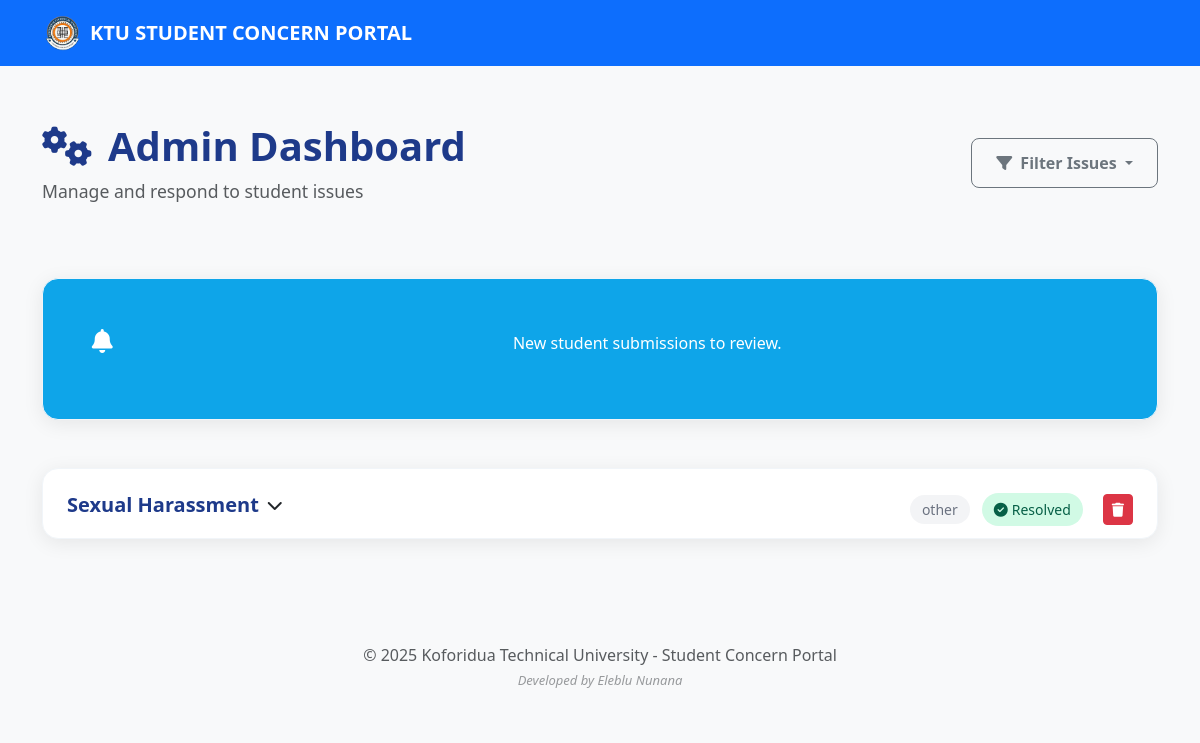
The app's page /admin/dashboard with its own data.
### tables this page shows
CREATE TABLE issues (
    id INTEGER PRIMARY KEY AUTOINCREMENT,
    student_id INTEGER NOT NULL,
    subject TEXT NOT NULL,
    category TEXT NOT NULL,
    message TEXT NOT NULL,
    status TEXT NOT NULL DEFAULT 'pending' CHECK (status IN ('pending', 'in_progress', 'resolved')),
    response TEXT,
    created_at TIMESTAMP DEFAULT CURRENT_TIMESTAMP,
    FOREIGN KEY (student_id) REFERENCES users (id)
);

### admin_routes.py (the view)
@admin_bp.route('/admin/dashboard')
def admin_dashboard():
    from app import parse_datetime
    conn = get_db_connection()
    issues = conn.execute('SELECT issues.*, users.username FROM issues JOIN users ON issues.student_id = users.id ORDER BY issues.created_at DESC').fetchall()
    conn.close()
    return render_template('admin_dashboard.html', issues=issues, parse_datetime=parse_datetime)

### admin_routes.py (called while the page is built)
def get_db_connection():
    conn = sqlite3.connect('university_issues.db')
    conn.row_factory = sqlite3.Row
    return conn

### app.py (called while the page is built, shortened)
def parse_datetime(date_string):
    if not date_string:
        return 'Unknown date'
    try:
        dt = datetime.strptime(date_string, '%Y-%m-%d %H:%M:%S')
        return dt.strftime('%B %d, %Y at %I:%M %p')
    except:
        return date_string

@app.before_request
def load_logged_in_user():
    username = session.get('username')
    if username is None:
        g.user = None

### templates/admin_dashboard.html (shortened to what this page needs)
{% extends "base.html" %}
{% block content %}
<div class="dashboard-container">
    <div class="dashboard-header">
        <div class="d-flex justify-content-between align-items-center">
            <div>
                <h1 class="dashboard-title">
                    <i class="fas fa-cogs me-3"></i>Admin Dashboard
                </h1>
                <p class="dashboard-subtitle text-muted">Manage and respond to student issues</p>
            </div>
<div class="header-actions d-none d-md-block">
    <div class="btn-group">
        <button type="button" class="btn btn-outline-secondary dropdown-toggle" data-bs-toggle="dropdown">
            <i class="fas fa-filter me-2"></i>Filter Issues
        </button>
    </div>
</div>
        </div>
    </div>
    <div class="row g-4 mb-5">
        <div class="col-12 notification-card">
            <div class="stat-card bg-info text-white d-flex align-items-center justify-content-center w-100">
                <div class="stat-card-content d-flex align-items-center justify-content-center w-100">
                    <div class="stat-icon me-3">
                        <i class="fas fa-bell"></i>
                    </div>
                    <div class="text-center w-100">
                        <p class="mb-0">New student submissions to review.</p>
                    </div>
                </div>
            </div>
        </div>
    </div>
    <div class="admin-issues-container">
        {% if issues %}
            {% for issue in issues %}
            <div class="admin-issue-card">
            <div class="admin-issue-header" data-bs-toggle="collapse" data-bs-target="#collapseIssue{{ issue.id }}" aria-expanded="false" aria-controls="collapseIssue{{ issue.id }}" style="cursor: pointer;">
                <div class="issue-info d-flex align-items-center">
                    <h4 class="admin-issue-title mb-0 me-2">{{ issue.subject }}</h4>
                    <i class="fas fa-chevron-down ms-auto toggle-icon"></i>
                </div>
                <div class="issue-meta">
                    <span class="category-badge">{{ issue.category }}</span>
                    {% if issue.status == 'pending' %}
                        <span class="status-badge pending">
                            <i class="fas fa-clock me-1"></i>Pending
                        </span>
                    {% elif issue.status == 'in_progress' %}
                        <span class="status-badge progress">
                            <i class="fas fa-cog me-1"></i>In Progress
                        </span>
                    {% elif issue.status == 'resolved' %}
                        <span class="status-badge resolved">
                            <i class="fas fa-check-circle me-1"></i>Resolved
                        </span>
                    {% endif %}
                    <button type="button" class="btn btn-danger btn-sm ms-2" data-bs-toggle="modal" data-bs-target="#deleteAdminModal{{ issue.id }}">
                        <i class="fas fa-trash"></i>
                    </button>
                </div>
            </div>
            </div>
            {% endfor %}
        {% endif %}
    </div>
</div>
{% endblock %}

### static/style.css (style rules this page uses)
:root { --ktu-primary: #1e3a8a; --ktu-secondary: #f59e0b; --ktu-accent: #059669; --ktu-orange: #ff6b35; --ktu-blue: #1a365d; }
body { font-family: 'Segoe UI', Tahoma, Geneva, Verdana, sans-serif; background-color: #f8f9fa; }
.btn { transition: all 0.2s ease-in-out; }
.bg-info { background-color: #0ea5e9 !important; }
.dashboard-container { padding: 2rem 0; }
.dashboard-header { margin-bottom: 3rem; padding-bottom: 1.5rem; border-bottom: 2px solid #f8f9fa; }
.dashboard-title { font-size: 2.5rem; font-weight: 700; color: var(--ktu-primary); margin-bottom: 0.5rem; }
.dashboard-subtitle { font-size: 1.1rem; margin-bottom: 0; }
.header-actions .btn { font-weight: 600; padding: 0.75rem 1.5rem; border-radius: 8px; transition: all 0.3s ease; }
.stat-card { background: white; border-radius: 16px; padding: 2rem; box-shadow: 0 4px 20px rgba(0, 0, 0, 0.08); border: 1px solid #f1f5f9; transition: all 0.3s ease; height: 100%; }
.stat-card-content { display: flex; align-items: center; gap: 1.5rem; margin-bottom: 1rem; }
.stat-icon { width: 60px; height: 60px; border-radius: 50%; display: flex; align-items: center; justify-content: center; font-size: 1.5rem; color: white; }
.issue-meta { display: flex; gap: 1rem; margin-bottom: 0.75rem; }
.status-badge { padding: 0.375rem 0.75rem; border-radius: 20px; font-size: 0.875rem; font-weight: 500; display: inline-flex; align-items: center; }
.status-badge.resolved { background: #d1fae5; color: #065f46; }
.category-badge { background: #f3f4f6; color: #6b7280; padding: 0.25rem 0.75rem; border-radius: 20px; font-size: 0.875rem; font-weight: 500; }
.admin-issues-container { display: flex; flex-direction: column; gap: 2rem; }
.admin-issue-card { background: white; border-radius: 16px; box-shadow: 0 4px 20px rgba(0, 0, 0, 0.08); border: 1px solid #f1f5f9; overflow: hidden; }
.admin-issue-header { display: flex; justify-content: space-between; align-items: flex-start; padding: 1.5rem 1.5rem 0; }
.admin-issue-title { font-size: 1.25rem; font-weight: 600; color: var(--ktu-primary); margin-bottom: 0.5rem; }
.issue-meta { display: flex; align-items: center; gap: 0.75rem; }

### records on screen
issues: subject "Sexual Harassment", category "other", status "resolved" (drawn)
